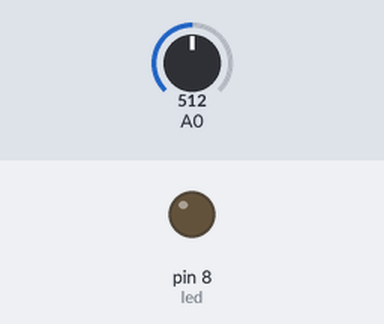
A sketch run on a simulated Arduino Uno, built with avr-gcc and run on an emulated ATmega328P. Parts: output pins drawn as LEDs (lit = HIGH). Inputs (shaded band) come from the test bench; at power-on: A0 = 512. What the sketch prints to the serial monitor is not drawn.

Above: at 0.1 s.
At 0.6 s:
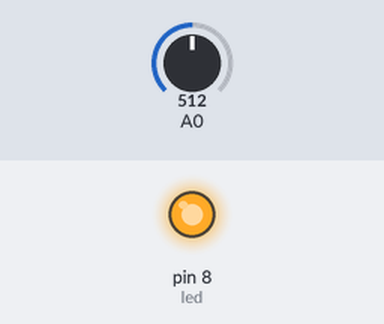
Timing chart, 0 to 2.1 s (numbered marks = the images above):
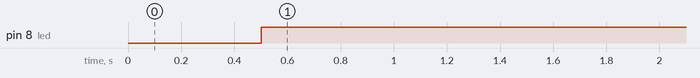

Measured:
- by itself, pin 8 (led): LOW → HIGH at 0.50 s

The sketch:

Tilt.ino
```cpp
int tilt;
int led=8;

void setup() {
  Serial.begin(9600);
  pinMode(led, OUTPUT);
}

void loop() {
  tilt=analogRead(A0);
  Serial.println(String("기울기 : ")+tilt);
  delay(500);
  if(tilt>100) {
    digitalWrite(led, HIGH);
  } else {
    digitalWrite(led, LOW);
  }
}
```
